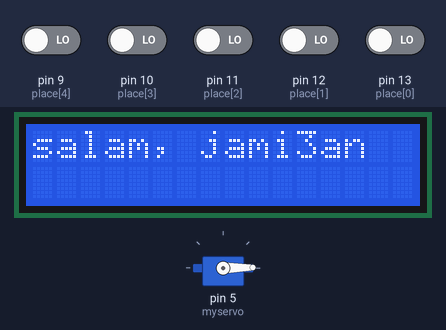
Bench run of a sketch on a simulated Arduino Uno, built with avr-gcc and run on an emulated ATmega328P. Parts: servo, 16×2 character LCD. The test bench sets the inputs (shaded band); at power-on: pin 9 (place[4]), pin 10 (place[3]), pin 11 (place[2]), pin 12 (place[1]), pin 13 (place[0]) LOW.

Above: at 0.1 s.
At 1.3 s:
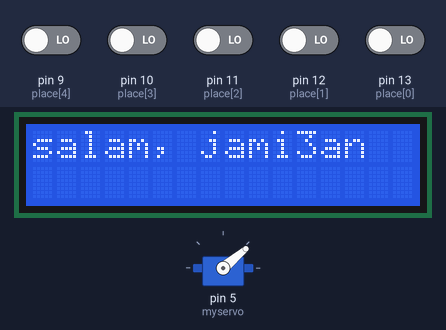
At 3.68 s:
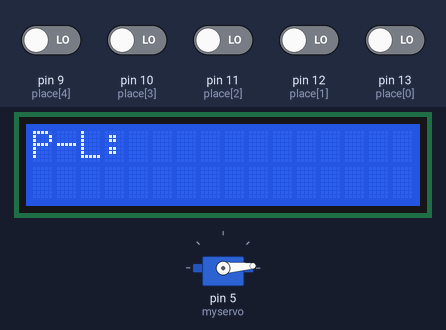
At 4.8 s:
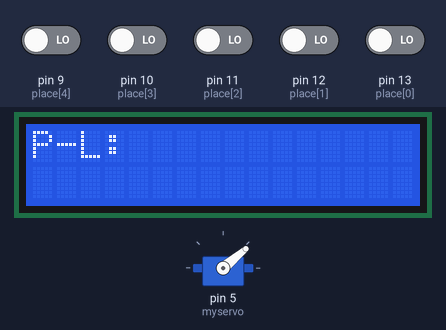
Timing chart, 0 to 6.3 s (numbered marks = the images above):
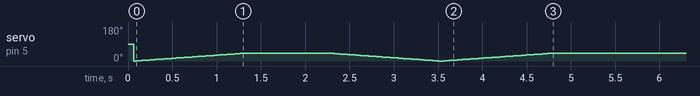

The sketch:

_2.ino
```cpp
#include <Servo.h>
Servo myservo;

int y=0;
#include <Wire.h>
#include <LiquidCrystal.h>
int positive;
LiquidCrystal lcd(0x27, 2, 1, 0, 4, 5, 6, 7, 3, positive);

const int place[]={13,12,11,10,9,8};
byte val[6];
const int in    =7;
const int out   =6;
int count=0;
int valin=0;
int valout=0;
int pos = 0;
int cnt;
void setup() {
  Serial.begin(9600);
  for(int i=0;i<5;i++)
     {pinMode(place[i], INPUT);}

  pinMode(in, INPUT);
  pinMode(out, INPUT);

  myservo.attach(5);

  lcd.begin(16, 2);

  lcd.setCursor(0, 0);
  lcd.print("salam, jami3an");

  myservo.write(0);

  for (pos = 0; pos <= 40; pos += 1) {
    myservo.write(pos);
    delay(30);
  }
  delay(1000);
  for (pos = 40; pos >= 0; pos -= 1) {
    myservo.write(pos);
    delay(30);
  }
  lcd.clear();
  lcd.setCursor(0, 0);
  count=0;
}

void loop() {
 //*******************************************************
  lcd.setCursor(0, 0);
  lcd.print("P-L:");
  lcd.setCursor(0, 1);
  for( y=0;y<5;y++)
     {
      val[y]=digitalRead(place[y]);
      if(val[y]==1){lcd.print(y+1);}
      }

      lcd.print("       ");
  valin=digitalRead(in);
  valout=digitalRead(out);

  if(count>=6){count=6;myservo.write(0);delay(1000);myservo.detach();
              lcd.setCursor(5, 1);
              lcd.print("       full");}

 //********************************************************
  if(valout==LOW){


    for (pos = 0; pos <= 40; pos += 1) { myservo.write(pos);delay(30);}

        while(valout==LOW){valout=digitalRead(out);}
        count++;

        if(count<7){ }

    delay(1000);
    for (pos = 40; pos >= 0; pos -= 1) { myservo.write(pos);delay(30);}
       }
//********************************************************
  if(valin ==LOW){

  myservo.attach(5);
  for (pos = 0; pos <= 40; pos += 1) { myservo.write(pos);delay(30);}

        while(valin ==LOW){valin=digitalRead(in);}
        count--;

        if(count<=0){count=0;}

  delay(1000);
  for (pos = 40; pos >= 0; pos -= 1) { myservo.write(pos);delay(30);}
        }
//********************************************************
  lcd.setCursor(10, 1);
  lcd.print(" cnt:");
  lcd.print(count);
  if(count>=6){lcd.setCursor(5, 1);lcd.print("       full   ");}

}
```
